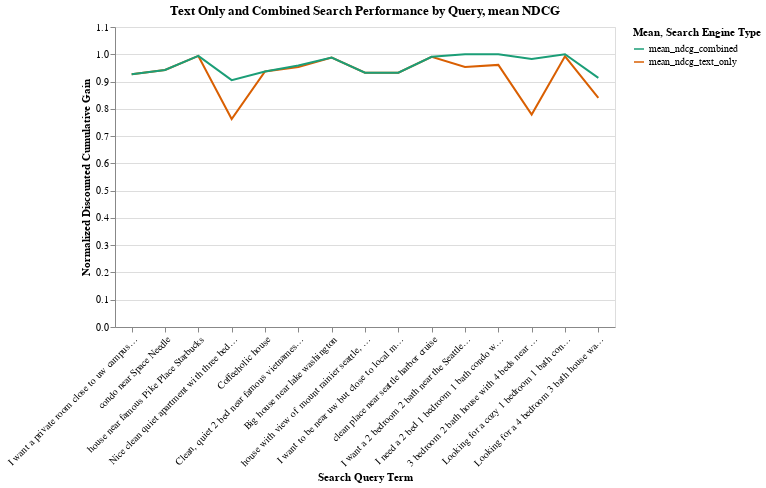

The code cell stored with this chart in its notebook:
### Code cell
alt.Chart(df4, width=500, 
          title='Text Only and Combined Search Performance by Query, mean NDCG').mark_line(
              
          ).encode(
            x=alt.X('query:N',title='Search Query Term',axis=alt.Axis(
                labelAngle=-45), sort=None),
            y=alt.Y('value:Q',title='Normalized Discounted Cumulative Gain',
                    scale=alt.Scale(domain=[0.0, 1.1])),
            color=alt.Color('variable:N', 
                            scale=alt.Scale(scheme= 'dark2'),
                            title='Mean, Search Engine Type')
            ).interactive()

### Figure 1 — Vega-Lite specification as saved in the notebook (floating-point values rounded to 4 significant figures)
{"config": {"view": {"continuousWidth": 400, "continuousHeight": 300}}, "data": {"name": "data-11e19c89fa5abe7142dfa29ab760f478"}, "mark": "line", "encoding": {"color": {"field": "variable", "scale": {"scheme": "dark2"}, "title": "Mean, Search Engine Type", "type": "nominal"}, "x": {"axis": {"labelAngle": -45}, "field": "query", "sort": null, "title": "Search Query Term", "type": "nominal"}, "y": {"field": "value", "scale": {"domain": [0.0, 1.1]}, "title": "Normalized Discounted Cumulative Gain", "type": "quantitative"}}, "selection": {"selector002": {"type": "interval", "bind": "scales", "encodings": ["x", "y"]}}, "title": "Text Only and Combined Search Performance by Query, mean NDCG", "width": 500, "$schema": "https://vega.github.io/schema/vega-lite/v4.17.0.json", "datasets": {"data-11e19c89fa5abe7142dfa29ab760f478": [{"query": "I want a private room close to uw campus with parking and coffee shop.", "variable": "mean_ndcg_text_only", "value": 0.927}, {"query": "condo near Space Needle", "variable": "mean_ndcg_text_only", "value": 0.9423}, {"query": "house near famous Pike Place Starbucks", "variable": "mean_ndcg_text_only", "value": 0.9939}, {"query": "Nice clean quiet apartment with three beds around downtown", "variable": "mean_ndcg_text_only", "value": 0.7625}, {"query": "Coffeeholic house", "variable": "mean_ndcg_text_only", "value": 0.9368}, {"query": "Clean, quiet 2 bed near famous vietnamese coffee shops", "variable": "mean_ndcg_text_only", "value": 0.9534}, {"query": "Big house near lake washington", "variable": "mean_ndcg_text_only", "value": 0.9881}, {"query": "house with view of mount rainier seattle, quiet, clean!", "variable": "mean_ndcg_text_only", "value": 0.9327}, {"query": "I want to be near uw but close to local music scene too", "variable": "mean_ndcg_text_only", "value": 0.9325}, {"query": "clean place near seattle harbor cruise", "variable": "mean_ndcg_text_only", "value": 0.9909}, {"query": "I want a 2 bedroom 2 bath near the Seattle art museum and walking distance to restaurants", "variable": "mean_ndcg_text_only", "value": 0.9535}, {"query": "I need a 2 bed 1 bedroom 1 bath condo with walking distance to Pike Place Market and great restaurants", "variable": "mean_ndcg_text_only", "value": 0.961}, {"query": "3 bedroom 2 bath house with 4 beds near Seattle Museum of Popular Culture ", "variable": "mean_ndcg_text_only", "value": 0.7788}, {"query": "Looking for a cozy 1 bedroom 1 bath condo near the famous Smith Tower in Pioneer Square. Must be clean.", "variable": "mean_ndcg_text_only", "value": 0.9923}, {"query": "Looking for a 4 bedroom 3 bath house walking distance to Washington Park Arboretum ", "variable": "mean_ndcg_text_only", "value": 0.8404}, {"query": "I want a private room close to uw campus with parking and coffee shop.", "variable": "mean_ndcg_combined", "value": 0.927}, {"query": "condo near Space Needle", "variable": "mean_ndcg_combined", "value": 0.9423}, {"query": "house near famous Pike Place Starbucks", "variable": "mean_ndcg_combined", "value": 0.9939}, {"query": "Nice clean quiet apartment with three beds around downtown", "variable": "mean_ndcg_combined", "value": 0.9052}, {"query": "Coffeeholic house", "variable": "mean_ndcg_combined", "value": 0.9368}, {"query": "Clean, quiet 2 bed near famous vietnamese coffee shops", "variable": "mean_ndcg_combined", "value": 0.9591}, {"query": "Big house near lake washington", "variable": "mean_ndcg_combined", "value": 0.9881}, {"query": "house with view of mount rainier seattle, quiet, clean!", "variable": "mean_ndcg_combined", "value": 0.9327}, {"query": "I want to be near uw but close to local music scene too", "variable": "mean_ndcg_combined", "value": 0.9325}, {"query": "clean place near seattle harbor cruise", "variable": "mean_ndcg_combined", "value": 0.9909}, {"query": "I want a 2 bedroom 2 bath near the Seattle art museum and walking distance to restaurants", "variable": "mean_ndcg_combined", "value": 1.0}, {"query": "I need a 2 bed 1 bedroom 1 bath condo with walking distance to Pike Place Market and great restaurants", "variable": "mean_ndcg_combined", "value": 1.0}, {"query": "3 bedroom 2 bath house with 4 beds near Seattle Museum of Popular Culture ", "variable": "mean_ndcg_combined", "value": 0.9824}, {"query": "Looking for a cozy 1 bedroom 1 bath condo near the famous Smith Tower in Pioneer Square. Must be clean.", "variable": "mean_ndcg_combined", "value": 1.0}, {"query": "Looking for a 4 bedroom 3 bath house walking distance to Washington Park Arboretum ", "variable": "mean_ndcg_combined", "value": 0.9132}]}}
